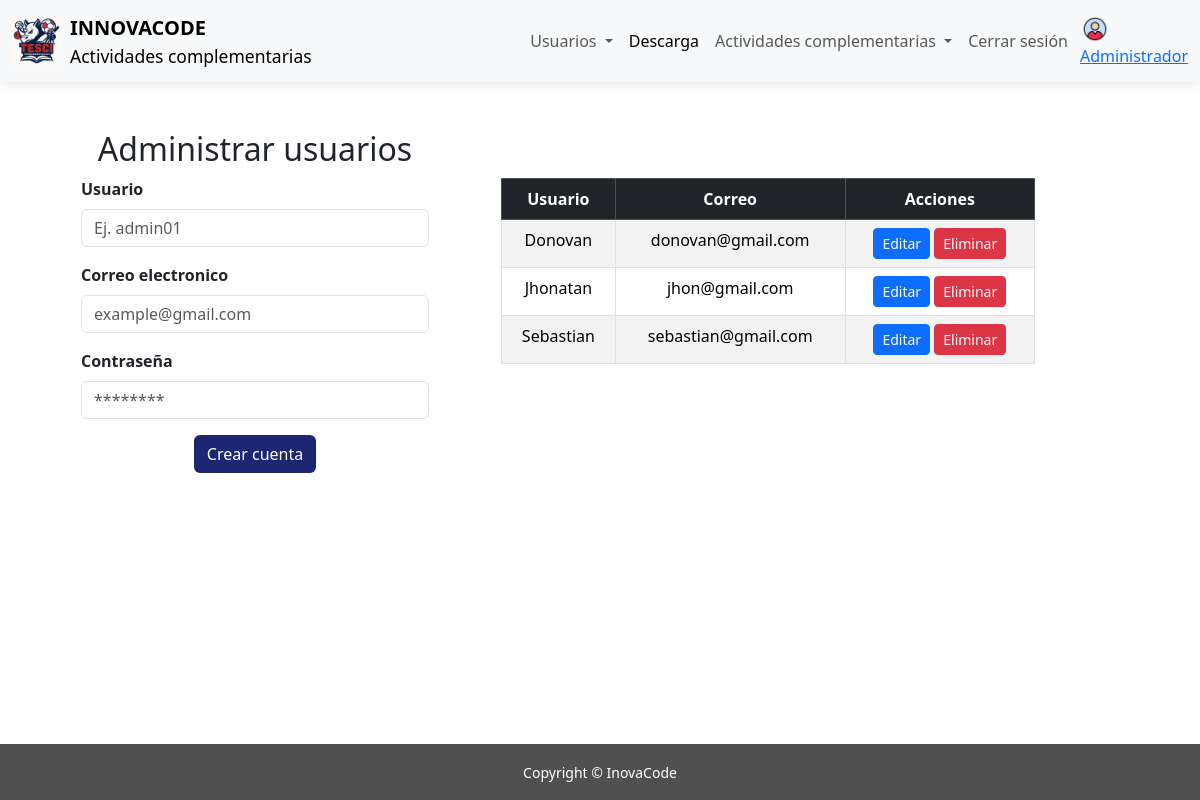
The page /inovacode/paginas/administrar-administradores.php on the database its author committed.
### tables this page shows
CREATE TABLE `administrador` (
  `id_admin` int(11) NOT NULL,
  `usuario` varchar(50) NOT NULL,
  `correo` varchar(50) NOT NULL,
  `contrasena` varchar(50) NOT NULL
);

### inovacode/acciones/ver-administrador.php (called while the page is built, shortened)
<?php
function conectando(){
    $C=conectar();
    $consulta="select * from administrador";
    $res=$C->query($consulta);
    return $res;
}
?>

### inovacode/paginas/administrar-administradores.php (the view, shortened to what this page needs)
<!DOCTYPE html>
<html lang="es">
<head>
    <link href="https://cdn.jsdelivr.net/npm/bootstrap@5.3.3/dist/css/bootstrap.min.css" rel="stylesheet">
    <link rel="stylesheet" href="../css/estilos.css">
</head>
<body>
    <nav class="navbar navbar-expand-lg bg-body-tertiary ">
        <div class="container-fluid">
            <a class="navbar-brand d-flex align-items-center">
                <img src="../img/logo.jpeg" alt="Logo" width="50" height="50"
                    class="d-inline-block align-text-top me-2">
                <div class="d-flex flex-column">
                    <span class="fw-bold">INNOVACODE</span>
                    <small>Actividades complementarias</small>
                </div>
            </a>
            <div class="collapse navbar-collapse " id="navbarNav">
                <ul class="navbar-nav ms-auto me-1 ">
                    <li class="nav-item dropdown">
                        <a class="nav-link dropdown-toggle" href="#" role="button" data-bs-toggle="dropdown"
                            aria-expanded="false">
                            Usuarios
                        </a>
                    </li>
                    <li class="nav-item">
                        <a class="nav-link active" aria-current="page" href="#">Descarga</a>
                    </li>
                    <li class="nav-item dropdown">
                        <a class="nav-link dropdown-toggle" href="#" role="button" data-bs-toggle="dropdown"
                            aria-expanded="false">
                            Actividades complementarias
                        </a>
                    </li>
                    <li class="nav-item">
                        <a class="nav-link" href="../index.html">Cerrar sesión</a>
                    </li>
                </ul>
                <a class=" d-flex flex-column p-0 " aria-disabled="true"><img src="../img/perfil.png" alt="Logo" width="30"
                        height="30" class="d-inline-block align-text-end d-none d-md-block">Administrador</a>
            </div>
        </div>
    </nav>
     <div class="container row justify-content-center mt-5 mb-5">
            <div class="text-center col-12 col-md-6 col-lg-4 me-5">
                <div class="text-center">
                <h2>Administrar usuarios</h2>
                </div>
                <form   action="../acciones/insertar-administrador.php" method="post">
                    <div class="mb-3 text-start">
                    <label for="user" class="form-label fw-bold">Usuario</label>
                    <input name="u" type="text" class="form-control" id="user" placeholder="Ej. admin01" required minlength="4" maxlength="20" pattern="[A-Za-z0-9_]+" title="Solo letras, números o guiones bajos">
                    </div>
                    <div class="mb-3 text-start">
                    <label name="correo" for="password" class="form-label fw-bold">Correo electronico</label>
                    <input name="e" type="email" class="form-control" id="correo" placeholder="example@gmail.com" required>
                    </div>
                    <div class="mb-3 text-start">
                    <label name="contrasena" for="password" class="form-label fw-bold">Contraseña</label>
                    <input name="p" type="password" class="form-control" id="contrasena" placeholder="********" required minlength="6" title="Debe tener al menos 6 caracteres">
                    </div>
                    <button type="submit" class="btn btn-custom ">Crear cuenta</button>
                </form>
            </div>
            <div class="table-responsive mt-5 col-12 col-md-6">
    <?php require ("../acciones/ver-administrador.php"); ?>
    <table class="table table-bordered table-striped text-center">
        <thead class="table-dark">
            <tr>
                <th>Usuario</th>
                <th>Correo</th>
                <th>Acciones</th>
            </tr>
        </thead>
        <tbody>
            <?php
                $valores = conectando();
                while($p = $valores->fetch_assoc()){
            ?>
            <tr>
                <td><?php echo $p['usuario']; ?></td>
                <td><?php echo $p['correo']; ?></td>
                <td>
                    <button
                        class="btn btn-primary btn-sm editarBtn"
                        data-id="<?php echo $p['id_admin']; ?>"
                        data-usuario="<?php echo $p['usuario']; ?>"
                        data-correo="<?php echo $p['correo']; ?>"
                        data-pass="<?php echo $p['contrasena']; ?>"
                        data-bs-toggle="modal"
                        data-bs-target="#editarModal">
                        Editar
                    </button>
                    <a href="../acciones/eliminar-administrador.php?ID=<?php echo $p['id_admin']; ?>"
                       class="btn btn-danger btn-sm">Eliminar</a>
                </td>
            </tr>
            <?php } ?>
        </tbody>
    </table>
</div>
    </div>
    <footer class="fixed-bottom footer mt-auto py-3">
        <div class="container text-center">
            <small>Copyright &copy; InovaCode</small>
        </div>
    </footer>
</body>
</html>

### inovacode/css/estilos.css (style rules this page uses)
.navbar { box-shadow: 0 2px 10px rgba(0, 0, 0, 0.1); }
.footer { background-color: #505051; color: white; text-align: center; padding: 20px 10px; margin-top: 50px; }
.btn-custom { background-color: #1d2671; color: white; transition: 0.3s; }

### rows shown on the page
administrador: usuario "Donovan", correo "donovan@gmail.com"
administrador: usuario "Jhonatan", correo "jhon@gmail.com"
administrador: usuario "Sebastian", correo "sebastian@gmail.com"
